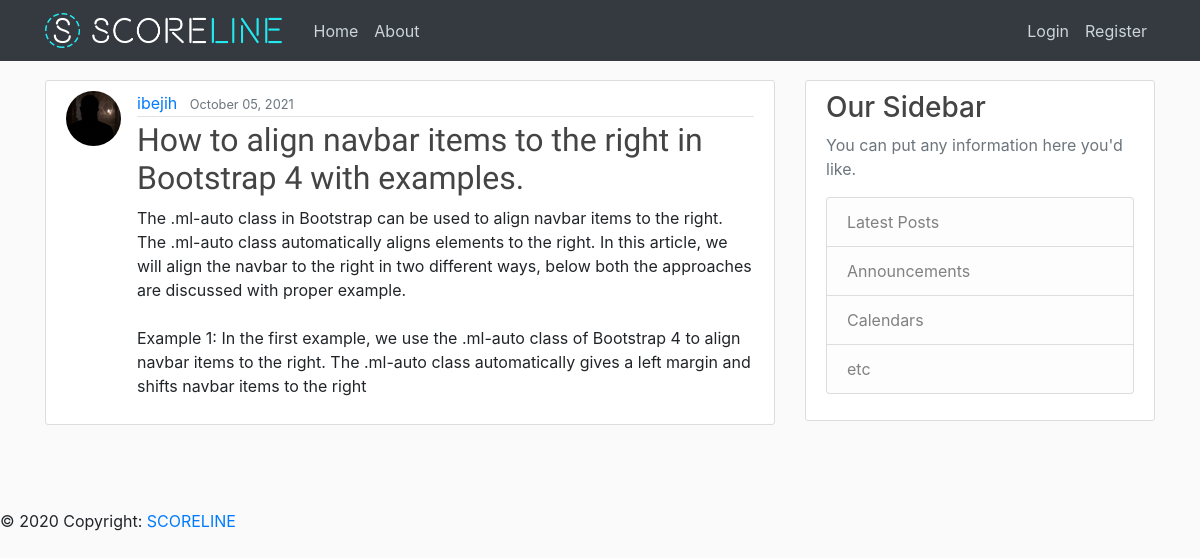
The page /post/8/ on the database its author committed.
### blog/models.py (models this page shows, shortened)
class Post(models.Model):
    title = models.CharField(max_length=100)
    content = models.TextField()
    date_posted = models.DateTimeField(default=timezone.now)
    author = models.ForeignKey(User, on_delete=models.CASCADE)

### users/models.py (models this page shows, shortened)
class Profile(models.Model):
    user = models.OneToOneField(User, on_delete=models.CASCADE)
    image = models.ImageField(default='default.jpg', upload_to='profile_pics')

### blog/views.py (the view)
# urls.py: path('post/<int:pk>/', PostDetailView.as_view(), name='post-detail'),
class PostDetailView(DetailView):
    model = Post

### blog/templates/blog/post_detail.html (shortened to what this page needs)
{% extends "blog/base.html" %}
{% block content %}
  <article class="media content-section">
    <img class="rounded-circle article-img" src="{{ object.author.profile.image.url }}">
    <div class="media-body">
      <div class="article-metadata">
        <a class="mr-2" href="{% url 'user-posts' object.author.username %}">{{ object.author }}</a>
        <small class="text-muted">{{ object.date_posted|date:"F d, Y" }}</small>
      </div>
      <h2 class="article-title">{{ object.title }}</h2>
      <p class="article-content">{{ object.content }}</p>
    </div>
  </article>
{% endblock content %}

### blog/templates/blog/base.html (shortened to what this page needs)
{% load static %}
<!DOCTYPE html>
<html>
<head>
    <link rel="stylesheet" href="https://maxcdn.bootstrapcdn.com/bootstrap/4.0.0/css/bootstrap.min.css">
    <link rel="stylesheet" href="{% static 'blog/font-awesome/css/font-awesome.min.css' %}">
    <link rel="stylesheet" type="text/css" href="{% static 'blog/main.css' %}">
</head>
<body>
    <header class="site-header">
      <nav class="navbar navbar-expand-md navbar-dark bg-dark fixed-top">
        <div class="container">
          <a class="navbar-brand mr-4" href="{% url 'blog-home' %}"><img src='{% static "blog/SCORELINE.png" %}', height="35px"></a>
          <div class="collapse navbar-collapse" id="navbarToggle">
            <div class="navbar-nav mr-auto">
              <a class="nav-item nav-link" href="{% url 'blog-home' %}">Home</a>
              <a class="nav-item nav-link" href="{% url 'blog-about' %}">About</a>
            </div>
            <div class="navbar-nav">
              {% if user.is_authenticated %}
                <a class="nav-item nav-link" href="{% url 'post-create' %}">New Post</a>
                <a class="nav-item nav-link" href="{% url 'profile' %}">Profile</a>
                <a class="nav-item nav-link" href="{% url 'logout' %}">Logout</a>
              {% else %}
                <a class="nav-item nav-link" href="{% url 'login' %}">Login</a>
                <a class="nav-item nav-link" href="{% url 'register' %}">Register</a>
              {% endif %}
            </div>
          </div>
        </div>
      </nav>
    </header>
    <main role="main" class="container">
      <div class="row">
        <div class="col-md-8">
          {% block content %}{% endblock %}
        </div>
        <div class="col-md-4">
          <div class="content-section">
            <h3>Our Sidebar</h3>
            <p class='text-muted'>You can put any information here you'd like.
              <ul class="list-group">
                <li class="list-group-item list-group-item-light">Latest Posts</li>
                <li class="list-group-item list-group-item-light">Announcements</li>
                <li class="list-group-item list-group-item-light">Calendars</li>
                <li class="list-group-item list-group-item-light">etc</li>
              </ul>
            </p>
          </div>
        </div>
      </div>
    </main>
    <footer class="page-footer font-small blue">
      <div class="footer-copyright text-center py-3">© 2020 Copyright:
        <a href=""> SCORELINE</a>
      </div>
    </footer>
</body>
</html>

### blog/static/blog/main.css (style rules this page uses)
body { background: #fafafa; margin-top: 5rem; }
h1, h2, h3, h4, h5, h6 { color: #444444; }
ul { margin: 0; }
.site-header .navbar-nav .nav-link { color: #cbd5db; }
.content-section { background: #ffffff; padding: 10px 20px; border: 1px solid #dddddd; border-radius: 3px; margin-bottom: 20px; }
.article-title { font-family: 'Acme', sans-serif; color: #444444; }
.article-content { white-space: pre-line; }
.article-img { height: 55px; width: 55px; margin-right: 16px; }
.article-metadata { padding-bottom: 1px; margin-bottom: 4px; border-bottom: 1px solid #e3e3e3 }
.page-footer { position: fixed; padding-top: 3rem; padding-bottom: 3rem; }

### rows shown on the page
Post: author.profile.image (picture), author "ibejih", date_posted "October 05, 2021", title "How to align navbar items to the right in Bootstrap 4 with examples.", content "The .ml-auto class in Bootstrap can be used to align navbar items to the right. The .ml-auto class automatically aligns elements to the right. In this article, we will align the navbar to the right in two different ways, below both the approaches are discussed with proper example. Example 1: In the first example, we use the .ml-auto class of Bootstrap 4 to align navbar items to the right. The .ml-auto class automatically gives a left margin and shifts navbar items to the right"
